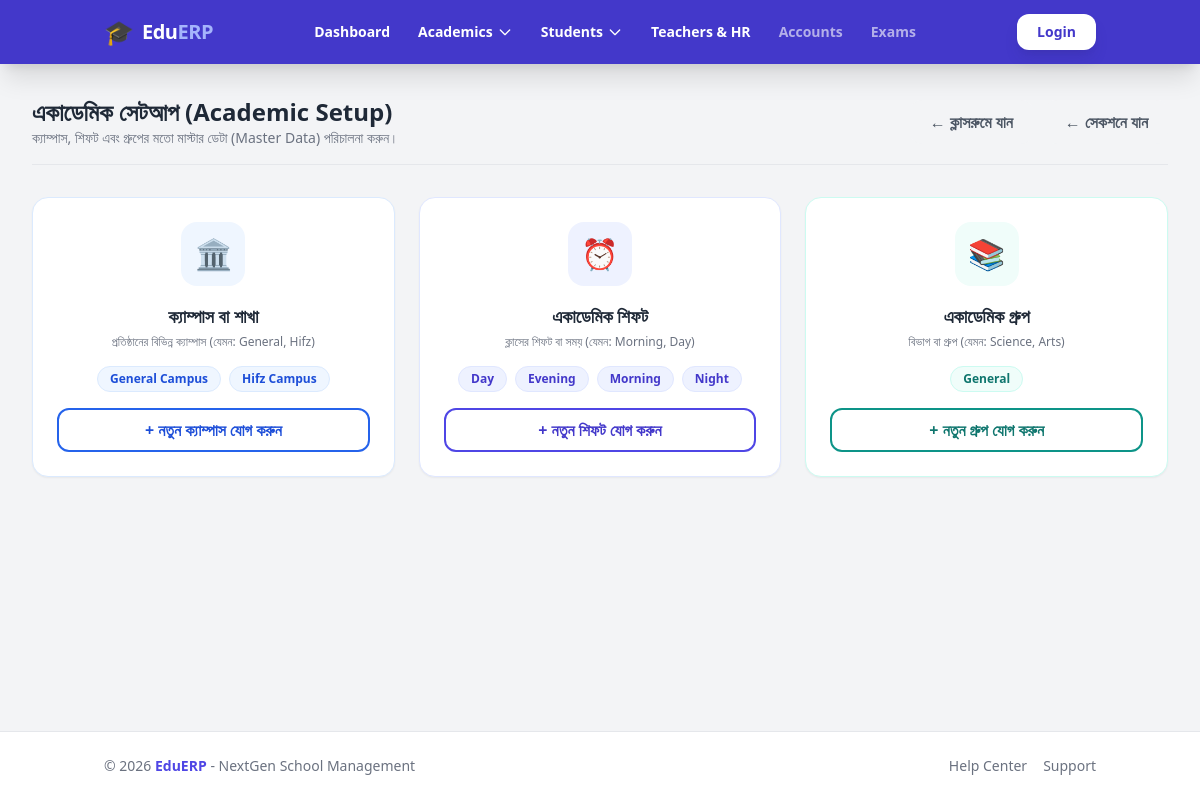
Page /academics/setup/ on the committed database.
### apps/academics/models.py (models this page shows, shortened)
class Campus(models.Model):
    name = models.CharField(max_length=100, unique=True) # যেমন: General Campus
    address = models.TextField(blank=True, null=True)
    created_at = models.DateTimeField(auto_now_add=True)

class AcademicShift(models.Model):
    name = models.CharField(max_length=50, unique=True) # যেমন: Morning, Day, Evening

class AcademicGroup(models.Model):
    name = models.CharField(max_length=50, unique=True) # যেমন: General, Science, Arts

### apps/academics/views.py (the view)
# urls.py: path('setup/', views.academic_setup_dashboard, name='academic_setup'),
def academic_setup_dashboard(request):
    campuses = Campus.objects.all().order_by('name')
    groups = AcademicGroup.objects.all().order_by('name')
    shifts = AcademicShift.objects.all().order_by('name')
    return render(request, 'academics/setup_dashboard.html', {
        'campuses': campuses,
        'groups': groups,
        'shifts': shifts
    })

### templates/academics/setup_dashboard.html (shortened to what this page needs)
{% extends 'base.html' %}
{% block content %}
<div class="max-w-7xl mx-auto px-4 sm:px-6 lg:px-8 relative">
    <div class="flex justify-between items-center mb-8 border-b border-gray-200 pb-4">
        <div>
            <h1 class="text-2xl font-bold text-gray-800">একাডেমিক সেটআপ (Academic Setup)</h1>
            <p class="text-sm text-gray-500">ক্যাম্পাস, শিফট এবং গ্রুপের মতো মাস্টার ডেটা (Master Data) পরিচালনা করুন।</p>
        </div>
        <div class="flex gap-3">
            <a href="{% url 'academics:classroom_list' %}" class="bg-gray-100 text-gray-600 px-5 py-2.5 rounded-xl font-semibold hover:bg-gray-200 transition">
                &larr; ক্লাসরুমে যান
            </a>
            <a href="{% url 'academics:section_list' %}" class="bg-gray-100 text-gray-600 px-5 py-2.5 rounded-xl font-semibold hover:bg-gray-200 transition">
                &larr; সেকশনে যান
            </a>
        </div>
    </div>
    <div class="grid grid-cols-1 md:grid-cols-2 lg:grid-cols-3 gap-6">
        <div class="bg-white rounded-2xl shadow-sm border border-blue-100 p-6 flex flex-col items-center text-center hover:shadow-md transition">
            <div class="w-16 h-16 bg-blue-50 text-blue-600 rounded-2xl flex items-center justify-center text-3xl mb-4">
                🏛️
            </div>
            <h2 class="text-lg font-bold text-gray-800 mb-1">ক্যাম্পাস বা শাখা</h2>
            <p class="text-xs text-gray-500 mb-4">প্রতিষ্ঠানের বিভিন্ন ক্যাম্পাস (যেমন: General, Hifz)</p>
            <div class="flex flex-wrap gap-2 justify-center mb-4">
                {% for campus in campuses %}
                    <span class="px-3 py-1 bg-blue-50 text-blue-700 text-xs font-bold rounded-full border border-blue-100" title="{{ campus.address }}">{{ campus.name }}</span>
                {% empty %}
                    <span class="text-xs text-red-400">কোনো ক্যাম্পাস নেই</span>
                {% endfor %}
            </div>
            <button onclick="document.getElementById('addCampusModal').classList.remove('hidden')" class="mt-auto w-full border-2 border-blue-600 text-blue-700 py-2 rounded-xl font-bold hover:bg-blue-50 transition">
                + নতুন ক্যাম্পাস যোগ করুন
            </button>
        </div>
        <div class="bg-white rounded-2xl shadow-sm border border-indigo-100 p-6 flex flex-col items-center text-center hover:shadow-md transition">
            <div class="w-16 h-16 bg-indigo-50 text-indigo-600 rounded-2xl flex items-center justify-center text-3xl mb-4">
                ⏰
            </div>
            <h2 class="text-lg font-bold text-gray-800 mb-1">একাডেমিক শিফট</h2>
            <p class="text-xs text-gray-500 mb-4">ক্লাসের শিফট বা সময় (যেমন: Morning, Day)</p>
            <div class="flex flex-wrap gap-2 justify-center mb-4">
                {% for shift in shifts %}
                    <span class="px-3 py-1 bg-indigo-50 text-indigo-700 text-xs font-bold rounded-full border border-indigo-100">{{ shift.name }}</span>
                {% empty %}
                    <span class="text-xs text-red-400">কোনো শিফট নেই</span>
                {% endfor %}
            </div>
            <button onclick="document.getElementById('addShiftModal').classList.remove('hidden')" class="mt-auto w-full border-2 border-indigo-600 text-indigo-700 py-2 rounded-xl font-bold hover:bg-indigo-50 transition">
                + নতুন শিফট যোগ করুন
            </button>
        </div>
        <div class="bg-white rounded-2xl shadow-sm border border-teal-100 p-6 flex flex-col items-center text-center hover:shadow-md transition">
            <div class="w-16 h-16 bg-teal-50 text-teal-600 rounded-2xl flex items-center justify-center text-3xl mb-4">
                📚
            </div>
            <h2 class="text-lg font-bold text-gray-800 mb-1">একাডেমিক গ্রুপ</h2>
            <p class="text-xs text-gray-500 mb-4">বিভাগ বা গ্রুপ (যেমন: Science, Arts)</p>
            <div class="flex flex-wrap gap-2 justify-center mb-4">
                {% for group in groups %}
                    <span class="px-3 py-1 bg-teal-50 text-teal-700 text-xs font-bold rounded-full border border-teal-100">{{ group.name }}</span>
                {% empty %}
                    <span class="text-xs text-red-400">কোনো গ্রুপ নেই</span>
                {% endfor %}
            </div>
            <button onclick="document.getElementById('addGroupModal').classList.remove('hidden')" class="mt-auto w-full border-2 border-teal-600 text-teal-700 py-2 rounded-xl font-bold hover:bg-teal-50 transition">
                + নতুন গ্রুপ যোগ করুন
            </button>
        </div>
    </div>
</div>
{% endblock %}

### templates/base.html (shortened to what this page needs)
<!DOCTYPE html>
<html lang="en">
<head>
    <script src="https://cdn.tailwindcss.com"></script>
</head>
<body class="bg-gray-100 font-sans text-gray-900" x-data="{ mobileMenu: false }">
    <div class="min-h-screen flex flex-col">
        <nav class="bg-indigo-700 text-white shadow-xl sticky top-0 z-50">
            <div class="container mx-auto px-4">
                <div class="flex justify-between items-center h-16">
                    <a href="/" class="flex items-center space-x-2">
                        <span class="text-2xl">🎓</span>
                        <span class="font-black text-xl tracking-tight">Edu<span class="text-indigo-300">ERP</span></span>
                    </a>
                    <div class="hidden lg:flex items-center space-x-1">
                        <a href="/" class="px-3 py-2 rounded-lg text-sm font-bold hover:bg-indigo-600 transition">Dashboard</a>
                        <div class="relative" x-data="{ open: false }" @click.away="open = false">
                            <button @click="open = !open" class="flex items-center px-3 py-2 rounded-lg text-sm font-bold hover:bg-indigo-600 transition gap-1">
                                Academics <svg class="w-4 h-4 transition-transform" :class="open ? 'rotate-180' : ''" fill="none" stroke="currentColor" viewBox="0 0 24 24"><path d="M19 9l-7 7-7-7" stroke-width="2" stroke-linecap="round" stroke-linejoin="round"/></svg>
                            </button>
                        </div>
                        <div class="relative" x-data="{ open: false }" @click.away="open = false">
                            <button @click="open = !open" class="flex items-center px-3 py-2 rounded-lg text-sm font-bold hover:bg-indigo-600 transition gap-1">
                                Students <svg class="w-4 h-4 transition-transform" :class="open ? 'rotate-180' : ''" fill="none" stroke="currentColor" viewBox="0 0 24 24"><path d="M19 9l-7 7-7-7" stroke-width="2" stroke-linecap="round" stroke-linejoin="round"/></svg>
                            </button>
                        </div>
                        <a href="{% url 'teachers:teacher_list' %}" class="px-3 py-2 rounded-lg text-sm font-bold hover:bg-indigo-600 transition">Teachers & HR</a>
                        <a href="#" class="px-3 py-2 rounded-lg text-sm font-bold opacity-60 cursor-not-allowed">Accounts</a>
                        <a href="#" class="px-3 py-2 rounded-lg text-sm font-bold opacity-60 cursor-not-allowed">Exams</a>
                    </div>
                    <div class="flex items-center space-x-4">
                        {% if user.is_authenticated %}
                            <div class="hidden sm:flex items-center gap-2 bg-indigo-800 px-3 py-1.5 rounded-full border border-indigo-500/30">
                                <div class="w-6 h-6 rounded-full bg-white text-indigo-700 flex items-center justify-center font-bold text-[10px]">
                                    {{ user.username|first|upper }}
                                </div>
                                <div class="flex flex-col leading-none">
                                    <span class="text-xs font-bold">{{ user.username }}</span>
                                    <span class="text-[9px] text-indigo-200 uppercase">{{ user.role }}</span>
                                </div>
                            </div>
                            <form action="{% url 'accounts:logout' %}" method="post" class="inline">
                                {% csrf_token %}
                                <button type="submit" class="p-2 hover:bg-indigo-600 rounded-lg text-indigo-100 transition" title="Logout">
                                    <svg class="w-5 h-5" fill="none" stroke="currentColor" viewBox="0 0 24 24"><path d="M17 16l4-4m0 0l-4-4m4 4H7m6 4v1a3 3 0 01-3 3H6a3 3 0 01-3-3V7a3 3 0 013-3h4a3 3 0 013 3v1" stroke-width="2" stroke-linecap="round" stroke-linejoin="round"/></svg>
                                </button>
                            </form>
                        {% else %}
                            <a href="{% url 'accounts:login' %}" class="bg-white text-indigo-700 px-5 py-2 rounded-xl text-sm font-bold hover:bg-indigo-50 transition shadow-lg shadow-indigo-900/20">Login</a>
                        {% endif %}
                    </div>
                </div>
            </div>
        </nav>
        <main class="flex-grow py-8">
            {% block content %}
            {% endblock %}
        </main>
        <footer class="bg-white border-t py-6">
            <div class="container mx-auto px-4 flex flex-col md:flex-row justify-between items-center text-sm text-gray-500">
                <p>&copy; 2026 <span class="font-bold text-indigo-600">EduERP</span> - NextGen School Management</p>
                <div class="flex space-x-4 mt-2 md:mt-0">
                    <a href="#" class="hover:text-indigo-600 transition">Help Center</a>
                    <a href="#" class="hover:text-indigo-600 transition">Support</a>
                </div>
            </div>
        </footer>
    </div>
</body>
</html>

### templates/base.html (style rules this page uses)
html { overflow-y: scroll; }

### rows in the picture
Campus: name "General Campus"
Campus: name "Hifz Campus"
AcademicShift: name "Day"
AcademicShift: name "Evening"
AcademicShift: name "Morning"
AcademicShift: name "Night"
AcademicGroup: name "General"
